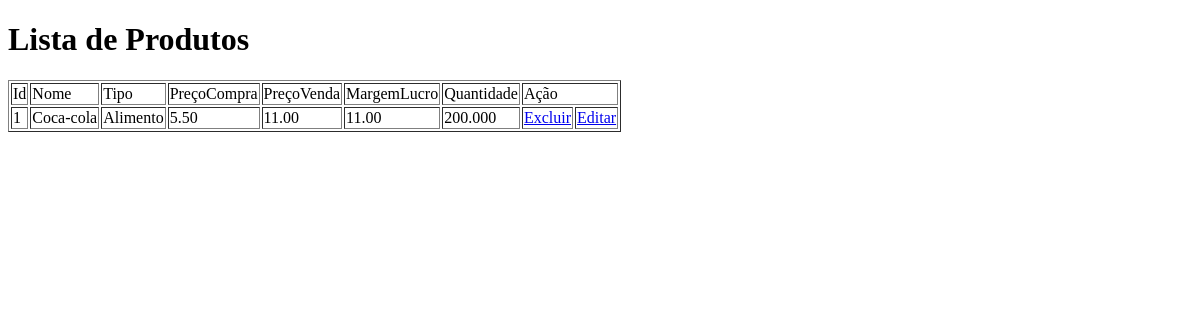
The app's page /codigo/listarProdutos.php, older data.
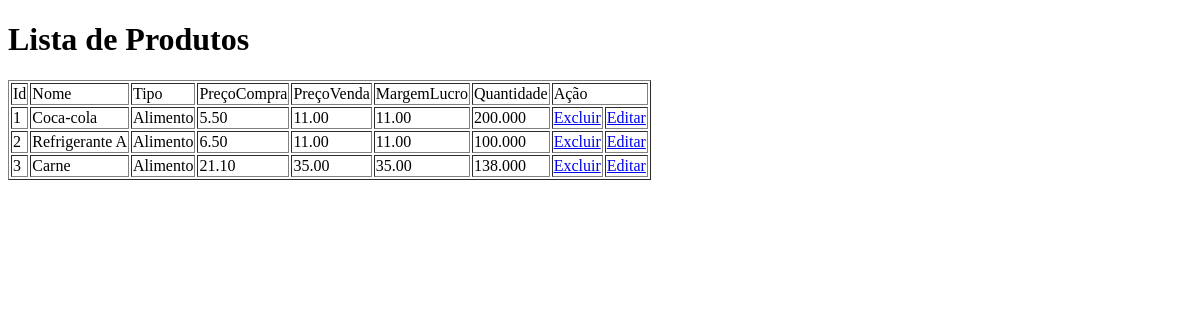
The same page, newer data.
### tables this page shows
CREATE TABLE IF NOT EXISTS `tb_produto` (
  `idproduto` INT NOT NULL AUTO_INCREMENT,
  `nome` VARCHAR(120) NOT NULL,
  `tipo` VARCHAR(45) NOT NULL,
  `preco_compra` DECIMAL(10,2) NOT NULL,
  `preco_venda` DECIMAL(10,2) NULL,
  `margem_lucro` DECIMAL(10,2) NULL,
  `quantidade` DECIMAL(10,3) NOT NULL,
  PRIMARY KEY (`idproduto`));

### codigo/listarProdutos.php (the view, shortened to what this page needs)
<!DOCTYPE html>
<html lang="en">
<head>
</head>
<body>
    <h1>Lista de Produtos</h1>
    <table border="1">
        <tr>
            <td>Id</td>
            <td>Nome</td>
            <td>Tipo</td>
            <td>PreçoCompra</td>
            <td>PreçoVenda</td>
            <td>MargemLucro</td>
            <td>Quantidade</td>
            <td colspan="2">Ação</td>
        </tr>
            <?php
                require_once "conexao.php";
                $sql = "SELECT * FROM tb_produto";
                $resultados = mysqli_query($conexao, $sql);
                while ($linha = mysqli_fetch_array($resultados)) {
                    $id = $linha['idproduto'];
                    $nome = $linha['nome'];
                    $tipo = $linha['tipo'];
                    $preco_compra = $linha['preco_compra'];
                    $preco_venda = $linha['preco_venda'];
                    $margem_lucro = $linha['preco_venda'];
                    $quantidade = $linha['quantidade'];
                    echo "<tr>";
                    echo "<td>$id</td>";
                    echo "<td>$nome</td>";
                    echo "<td>$tipo</td>";
                    echo "<td>$preco_compra</td>";
                    echo "<td>$preco_venda</td>";
                    echo "<td>$margem_lucro</td>";
                    echo "<td>$quantidade</td>";
                    echo "<td><a href='deletarProduto.php?id=$id'>Excluir</a></td>";
                    echo "<td><a href='formProduto.php?id=$id'>Editar</a></td>";
                    echo "</tr>";
                }
            ?>
    </table>
</body>
</html>

Row changes from the older to the newer data that the page shows:
added tb_produto: idproduto "2", nome "Refrigerante A", tipo "Alimento", preco_compra "6.50", preco_venda "11.00", quantidade "100.000"
added tb_produto: idproduto "3", nome "Carne", tipo "Alimento", preco_compra "21.10", preco_venda "35.00", quantidade "138.000"
